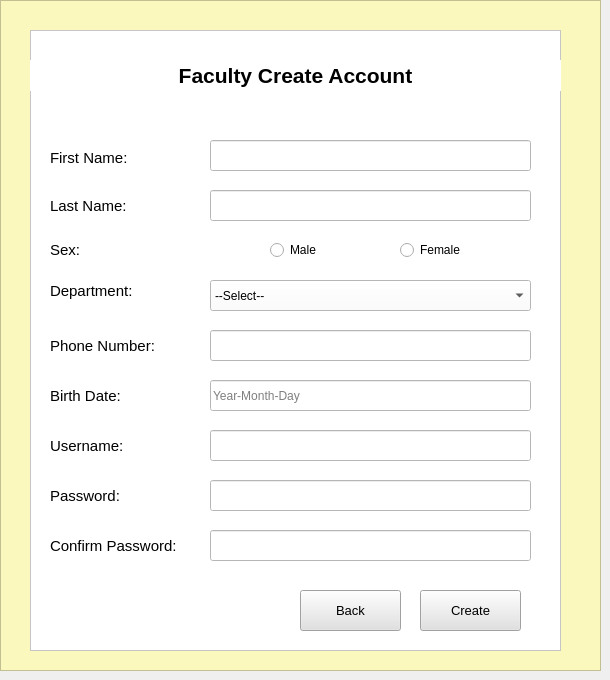
    <widget class="QWidget" name="FacultyAddAccountPage">
     <widget class="QFrame" name="frame_8">
      <property name="geometry">
       <rect>
        <x>0</x>
        <y>0</y>
        <width>601</width>
        <height>671</height>
       </rect>
      </property>
      <property name="styleSheet">
       <string notr="true">background-color: rgb(251, 248, 190);</string>
      </property>
      <property name="frameShape">
       <enum>QFrame::StyledPanel</enum>
      </property>
      <property name="frameShadow">
       <enum>QFrame::Raised</enum>
      </property>
      <widget class="QFrame" name="frame_9">
       <property name="geometry">
        <rect>
         <x>30</x>
         <y>30</y>
         <width>531</width>
         <height>621</height>
        </rect>
       </property>
       <property name="styleSheet">
        <string notr="true">background-color: rgb(255, 255, 255);</string>
       </property>
       <property name="frameShape">
        <enum>QFrame::StyledPanel</enum>
       </property>
       <property name="frameShadow">
        <enum>QFrame::Raised</enum>
       </property>
       <widget class="QLabel" name="CreateAccount_2">
        <property name="geometry">
         <rect>
          <x>0</x>
          <y>30</y>
          <width>531</width>
          <height>31</height>
         </rect>
        </property>
        <property name="font">
         <font>
          <family>Tahoma</family>
          <pointsize>16</pointsize>
          <weight>75</weight>
          <bold>true</bold>
          <underline>false</underline>
          <kerning>true</kerning>
         </font>
        </property>
        <property name="text">
         <string>Faculty Create Account</string>
        </property>
        <property name="alignment">
         <set>Qt::AlignCenter</set>
        </property>
       </widget>
       <widget class="QComboBox" name="CourseComboBox_2">
        <property name="geometry">
         <rect>
          <x>180</x>
          <y>250</y>
          <width>321</width>
          <height>31</height>
         </rect>
        </property>
        <item>
         <property name="text">
          <string>--Select--</string>
         </property>
        </item>
        <item>
         <property name="text">
          <string>Bachelor of Science in Computer Science (BSCS)</string>
         </property>
        </item>
        <item>
         <property name="text">
          <string>Bachelor of Science in Information Technology (BSIT)</string>
         </property>
        </item>
        <item>
         <property name="text">
          <string>Bachelor of Science in Informtation System (BSIS)</string>
         </property>
        </item>
       </widget>
       <widget class="QLineEdit" name="ConfirmPasswordLine_2">
        <property name="geometry">
         <rect>
          <x>180</x>
          <y>500</y>
          <width>321</width>
          <height>31</height>
         </rect>
        </property>
        <property name="text">
         <string/>
        </property>
        <property name="echoMode">
         <enum>QLineEdit::Password</enum>
        </property>
       </widget>
       <widget class="QLineEdit" name="LastNameLine_2">
        <property name="geometry">
         <rect>
          <x>180</x>
          <y>160</y>
          <width>321</width>
          <height>31</height>
         </rect>
        </property>
       </widget>
       <widget class="QLabel" name="ConfirmPasswordLabel_2">
        <property name="geometry">
         <rect>
          <x>20</x>
          <y>500</y>
          <width>151</width>
          <height>31</height>
         </rect>
        </property>
        <property name="font">
         <font>
          <family>Tahoma</family>
          <pointsize>11</pointsize>
         </font>
        </property>
        <property name="text">
         <string>Confirm Password:</string>
        </property>
       </widget>
       <widget class="QLineEdit" name="FirstNameLine_2">
        <property name="geometry">
         <rect>
          <x>180</x>
          <y>110</y>
          <width>321</width>
          <height>31</height>
         </rect>
        </property>
        <property name="styleSheet">
         <string notr="true">border-color: rgb(0, 0, 0);</string>
        </property>
       </widget>
       <widget class="QRadioButton" name="radioButtonFemale_2">
        <property name="geometry">
         <rect>
          <x>370</x>
          <y>210</y>
          <width>95</width>
          <height>20</height>
         </rect>
        </property>
        <property name="text">
         <string>Female</string>
        </property>
       </widget>
       <widget class="QLabel" name="BirthDateLabel_2">
        <property name="geometry">
         <rect>
          <x>20</x>
          <y>350</y>
          <width>101</width>
          <height>31</height>
         </rect>
        </property>
        <property name="font">
         <font>
          <family>Tahoma</family>
          <pointsize>11</pointsize>
         </font>
        </property>
        <property name="text">
         <string>Birth Date:</string>
        </property>
       </widget>
       <widget class="QLineEdit" name="UsernameLine_2">
        <property name="geometry">
         <rect>
          <x>180</x>
          <y>400</y>
          <width>321</width>
          <height>31</height>
         </rect>
        </property>
       </widget>
       <widget class="QLabel" name="GenderLabel_2">
        <property name="geometry">
         <rect>
          <x>20</x>
          <y>210</y>
          <width>101</width>
          <height>20</height>
         </rect>
        </property>
        <property name="font">
         <font>
          <family>Tahoma</family>
          <pointsize>11</pointsize>
         </font>
        </property>
        <property name="text">
         <string>Sex:</string>
        </property>
       </widget>
       <widget class="QLabel" name="DepartmentLabel_2">
        <property name="geometry">
         <rect>
          <x>20</x>
          <y>240</y>
          <width>111</width>
          <height>41</height>
         </rect>
        </property>
        <property name="font">
         <font>
          <family>Tahoma</family>
          <pointsize>11</pointsize>
         </font>
        </property>
        <property name="text">
         <string>Department:</string>
        </property>
       </widget>
       <widget class="QLineEdit" name="BirthDateLine_2">
        <property name="geometry">
         <rect>
          <x>180</x>
          <y>350</y>
          <width>321</width>
          <height>31</height>
         </rect>
        </property>
        <property name="text">
         <string/>
        </property>
        <property name="placeholderText">
         <string>Year-Month-Day</string>
        </property>
       </widget>
       <widget class="QLabel" name="UsernameLabel_2">
        <property name="geometry">
         <rect>
          <x>20</x>
          <y>400</y>
          <width>101</width>
          <height>31</height>
         </rect>
        </property>
        <property name="font">
         <font>
          <family>Tahoma</family>
          <pointsize>11</pointsize>
         </font>
        </property>
        <property name="text">
         <string>Username:</string>
        </property>
       </widget>
       <widget class="QLabel" name="PasswordLabel_2">
        <property name="geometry">
         <rect>
          <x>20</x>
          <y>450</y>
          <width>101</width>
          <height>31</height>
         </rect>
        </property>
        <property name="font">
         <font>
          <family>Tahoma</family>
          <pointsize>11</pointsize>
         </font>
        </property>
        <property name="text">
         <string>Password:</string>
        </property>
       </widget>
       <widget class="QLineEdit" name="PasswordLine_2">
        <property name="geometry">
         <rect>
          <x>180</x>
          <y>450</y>
          <width>321</width>
          <height>31</height>
         </rect>
        </property>
        <property name="echoMode">
         <enum>QLineEdit::Password</enum>
        </property>
       </widget>
       <widget class="QLabel" name="CreateFirstName_2">
        <property name="geometry">
         <rect>
          <x>20</x>
          <y>120</y>
          <width>101</width>
          <height>16</height>
         </rect>
        </property>
        <property name="font">
         <font>
          <family>Tahoma</family>
          <pointsize>11</pointsize>
         </font>
        </property>
        <property name="text">
         <string>First Name:</string>
        </property>
       </widget>
       <widget class="QLabel" name="CreateLastName_2">
        <property name="geometry">
         <rect>
          <x>20</x>
          <y>160</y>
          <width>91</width>
          <height>31</height>
         </rect>
        </property>
        <property name="font">
         <font>
          <family>Tahoma</family>
          <pointsize>11</pointsize>
         </font>
        </property>
        <property name="text">
         <string>Last Name:</string>
        </property>
       </widget>
       <widget class="QRadioButton" name="radioButtonMale_2">
        <property name="geometry">
         <rect>
          <x>240</x>
          <y>210</y>
          <width>95</width>
          <height>20</height>
         </rect>
        </property>
        <property name="text">
         <string>Male</string>
        </property>
       </widget>
       <widget class="QPushButton" name="FacultyCreateButton">
        <property name="geometry">
         <rect>
          <x>390</x>
          <y>560</y>
          <width>101</width>
          <height>41</height>
         </rect>
        </property>
        <property name="font">
         <font>
          <family>Tahoma</family>
          <pointsize>10</pointsize>
         </font>
        </property>
        <property name="styleSheet">
         <string notr="true">background-color: rgb(225, 225, 225);</string>
        </property>
        <property name="text">
         <string>Create</string>
        </property>
       </widget>
       <widget class="QPushButton" name="FacultyBackButton">
        <property name="geometry">
         <rect>
          <x>270</x>
          <y>560</y>
          <width>101</width>
          <height>41</height>
         </rect>
        </property>
        <property name="font">
         <font>
          <family>Tahoma</family>
          <pointsize>10</pointsize>
         </font>
        </property>
        <property name="styleSheet">
         <string notr="true">background-color: rgb(225, 225, 225);</string>
        </property>
        <property name="text">
         <string>Back</string>
        </property>
       </widget>
       <widget class="QLabel" name="PhoneNumberLabel_2">
        <property name="geometry">
         <rect>
          <x>20</x>
          <y>300</y>
          <width>131</width>
          <height>31</height>
         </rect>
        </property>
        <property name="font">
         <font>
          <family>Tahoma</family>
          <pointsize>11</pointsize>
         </font>
        </property>
        <property name="text">
         <string>Phone Number:</string>
        </property>
       </widget>
       <widget class="QLineEdit" name="PhoneNumberLine_2">
        <property name="geometry">
         <rect>
          <x>180</x>
          <y>300</y>
          <width>321</width>
          <height>31</height>
         </rect>
        </property>
        <property name="text">
         <string/>
        </property>
       </widget>
      </widget>
     </widget>
    </widget>
